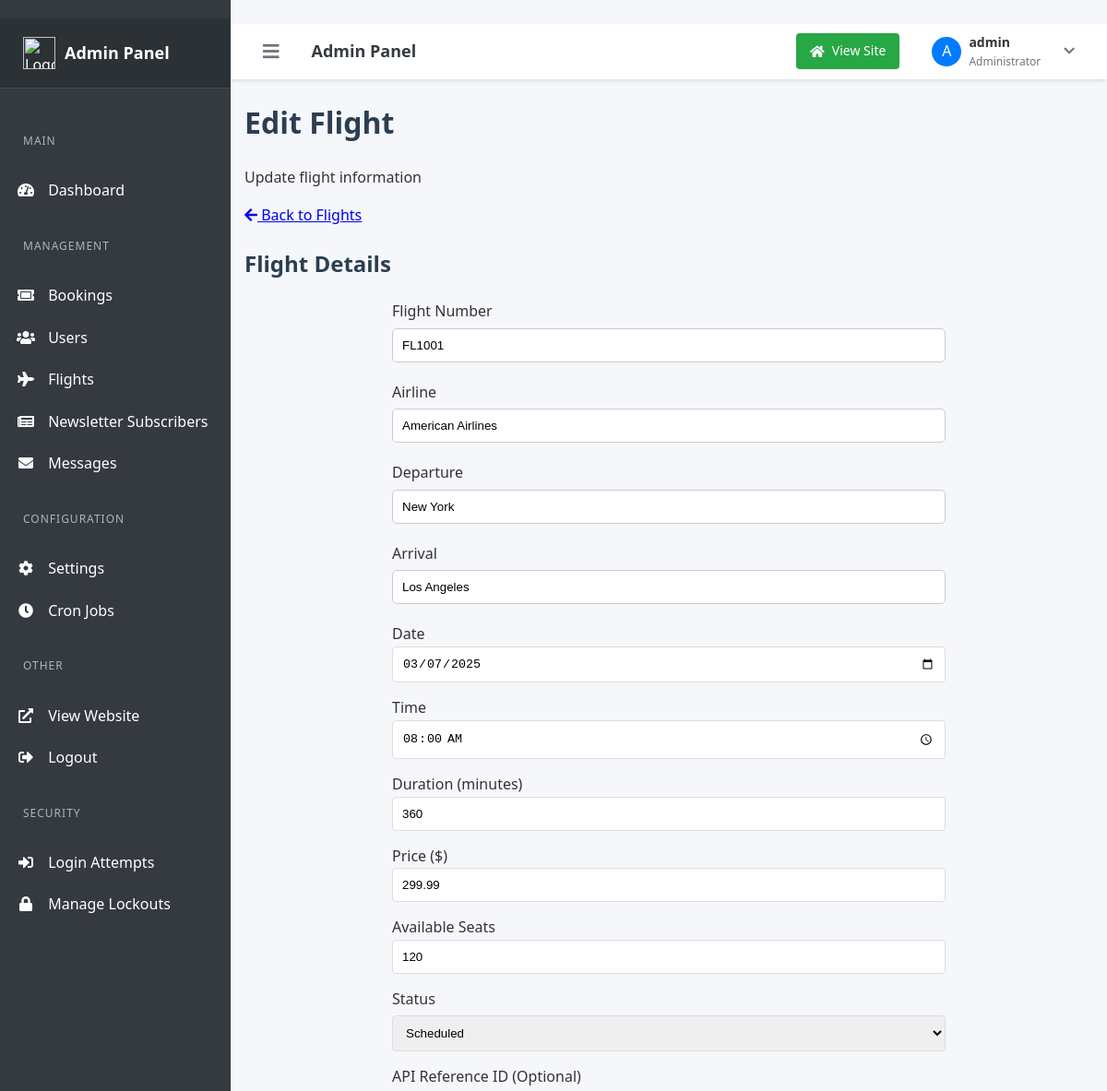
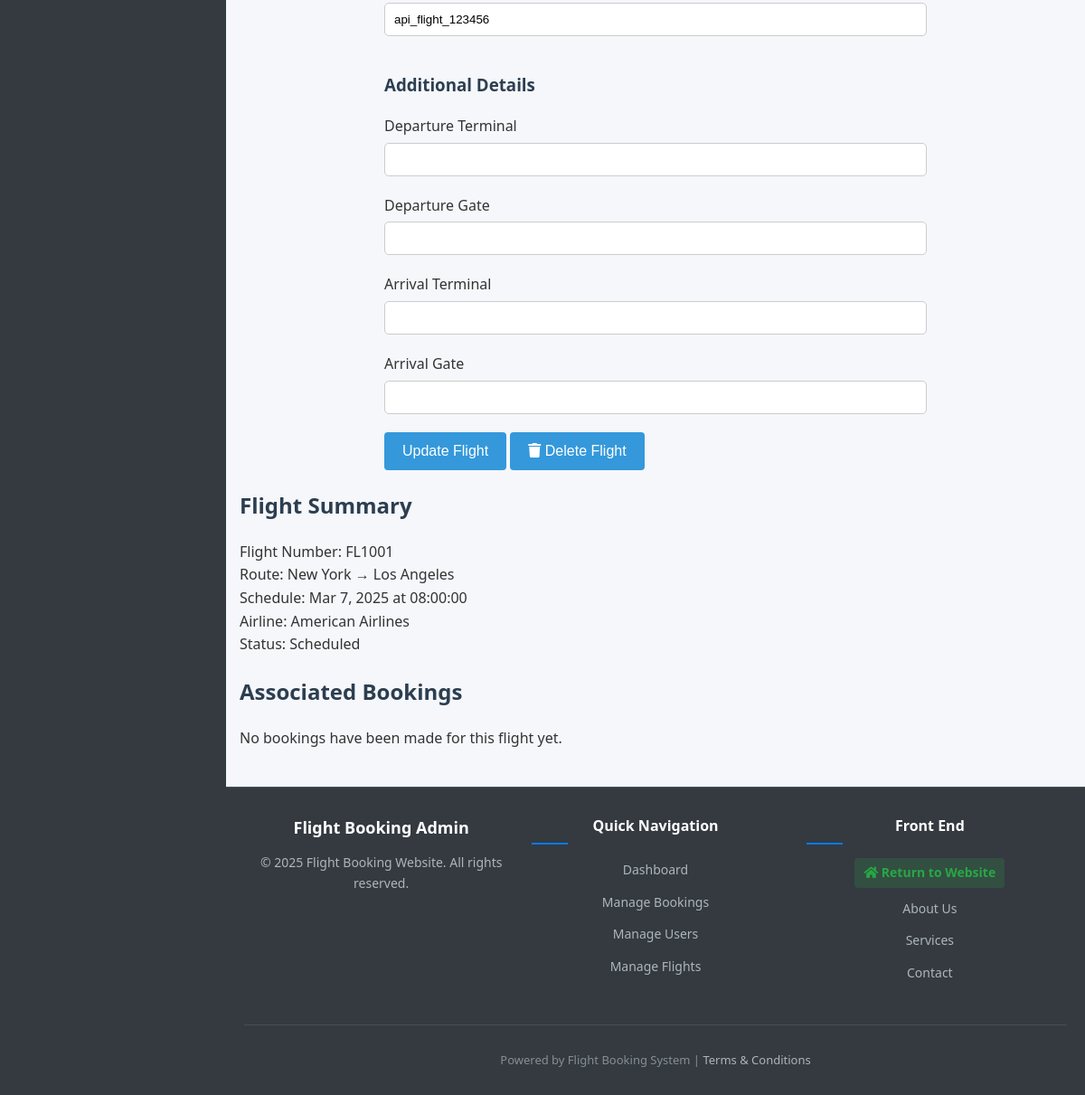
The page /admin/edit-flight.php?id=1 (signed in) on the database its author committed (2 pictures, top to bottom).
### tables this page shows
CREATE TABLE flights (
    id INT AUTO_INCREMENT PRIMARY KEY,
    flight_number VARCHAR(20) NOT NULL,
    flight_api VARCHAR(255) NULL COMMENT 'Flight ID from the API provider',
    departure VARCHAR(100) NOT NULL,
    arrival VARCHAR(100) NOT NULL,
    date DATE NOT NULL,
    time TIME NOT NULL,
    duration INT NOT NULL DEFAULT 0 COMMENT 'Duration in minutes',
    price DECIMAL(10, 2) NOT NULL,
    available_seats INT NOT NULL DEFAULT 100,
    airline VARCHAR(100) NULL,
    departure_gate VARCHAR(10) NULL,
    arrival_gate VARCHAR(10) NULL,
    departure_terminal VARCHAR(10) NULL,
    arrival_terminal VARCHAR(10) NULL,
    status VARCHAR(20) DEFAULT 'scheduled',
    created_at TIMESTAMP DEFAULT CURRENT_TIMESTAMP,
    updated_at TIMESTAMP DEFAULT CURRENT_TIMESTAMP ON UPDATE CURRENT_TIMESTAMP,
    UNIQUE KEY (flight_number, date)
);

### admin/edit-flight.php (the view, shortened to what the rows shown need)
<?php
require_once '../inc/db.php';
require_once '../classes/Flight.php';
$flightId = $_GET['id'] ?? null;
try {
    $stmt = $pdo->prepare("SELECT * FROM flights WHERE id = ?");
    $stmt->execute([$flightId]);
    $flight = $stmt->fetch(PDO::FETCH_ASSOC);
} catch (Exception $e) {
    $error = "Error: " . $e->getMessage();
}
include 'includes/header.php';
?>
<div class="container mx-auto px-4 py-6">
    <div class="mb-6 flex justify-between items-center">
        <div>
            <h1 class="text-2xl font-bold text-gray-800 mb-2">Edit Flight</h1>
        </div>
    </div>
    <div class="grid grid-cols-1 lg:grid-cols-3 gap-6">
        <div class="lg:col-span-2">
            <div class="bg-white rounded-lg shadow-md p-6 border border-gray-200">
                <h2 class="text-xl font-semibold text-gray-800 mb-4">Flight Details</h2>
                <form method="POST" action="">
                    <div class="grid grid-cols-1 md:grid-cols-2 gap-6 mb-6">
                        <div>
                            <label for="flight_number" class="block text-sm font-medium text-gray-700 mb-1">Flight Number</label>
                            <input type="text" id="flight_number" name="flight_number" value="<?= htmlspecialchars($flight['flight_number'] ?? '') ?>" required
                                class="w-full px-3 py-2 border border-gray-300 rounded-md focus:outline-none focus:ring-1 focus:ring-blue-500">
                        </div>
                        <div>
                            <label for="airline" class="block text-sm font-medium text-gray-700 mb-1">Airline</label>
                            <input type="text" id="airline" name="airline" value="<?= htmlspecialchars($flight['airline'] ?? '') ?>"
                                class="w-full px-3 py-2 border border-gray-300 rounded-md focus:outline-none focus:ring-1 focus:ring-blue-500" required>
                        </div>
                        <div>
                            <label for="departure" class="block text-sm font-medium text-gray-700 mb-1">Departure</label>
                            <input type="text" id="departure" name="departure" value="<?= htmlspecialchars($flight['departure'] ?? '') ?>" required
                                class="w-full px-3 py-2 border border-gray-300 rounded-md focus:outline-none focus:ring-1 focus:ring-blue-500">
                        </div>
                        <div>
                            <label for="arrival" class="block text-sm font-medium text-gray-700 mb-1">Arrival</label>
                            <input type="text" id="arrival" name="arrival" value="<?= htmlspecialchars($flight['arrival'] ?? '') ?>" required
                                class="w-full px-3 py-2 border border-gray-300 rounded-md focus:outline-none focus:ring-1 focus:ring-blue-500">
                        </div>
                        <div>
                            <label for="date" class="block text-sm font-medium text-gray-700 mb-1">Date</label>
                            <input type="date" id="date" name="date" value="<?= htmlspecialchars($flight['date'] ?? '') ?>" required
                                class="w-full px-3 py-2 border border-gray-300 rounded-md focus:outline-none focus:ring-1 focus:ring-blue-500">
                        </div>
                        <div>
                            <label for="time" class="block text-sm font-medium text-gray-700 mb-1">Time</label>
                            <input type="time" id="time" name="time" value="<?= htmlspecialchars($flight['time'] ?? '') ?>" required
                                class="w-full px-3 py-2 border border-gray-300 rounded-md focus:outline-none focus:ring-1 focus:ring-blue-500">
                        </div>
                        <div>
                            <label for="duration" class="block text-sm font-medium text-gray-700 mb-1">Duration (minutes)</label>
                            <input type="number" id="duration" name="duration" value="<?= htmlspecialchars($flight['duration'] ?? '0') ?>" min="0"
                                class="w-full px-3 py-2 border border-gray-300 rounded-md focus:outline-none focus:ring-1 focus:ring-blue-500">
                        </div>
                        <div>
                            <label for="price" class="block text-sm font-medium text-gray-700 mb-1">Price ($)</label>
                            <input type="number" id="price" name="price" value="<?= htmlspecialchars($flight['price'] ?? '0') ?>" step="0.01" min="0" required
                                class="w-full px-3 py-2 border border-gray-300 rounded-md focus:outline-none focus:ring-1 focus:ring-blue-500">
                        </div>
                        <div>
                            <label for="available_seats" class="block text-sm font-medium text-gray-700 mb-1">Available Seats</label>
                            <input type="number" id="available_seats" name="available_seats" value="<?= htmlspecialchars($flight['available_seats'] ?? '100') ?>" min="0"
                                class="w-full px-3 py-2 border border-gray-300 rounded-md focus:outline-none focus:ring-1 focus:ring-blue-500">
                        </div>
                        <div>
                            <label for="status" class="block text-sm font-medium text-gray-700 mb-1">Status</label>
                            <select id="status" name="status" class="w-full px-3 py-2 border border-gray-300 rounded-md focus:outline-none focus:ring-1 focus:ring-blue-500">
                                <option value="scheduled" <?= ($flight['status'] ?? '') === 'scheduled' ? 'selected' : '' ?>>Scheduled</option>
                            </select>
                        </div>
                        <div>
                            <label for="flight_api" class="block text-sm font-medium text-gray-700 mb-1">API Reference ID (Optional)</label>
                            <input type="text" id="flight_api" name="flight_api" value="<?= htmlspecialchars($flight['flight_api'] ?? '') ?>"
                                class="w-full px-3 py-2 border border-gray-300 rounded-md focus:outline-none focus:ring-1 focus:ring-blue-500">
                        </div>
                    </div>
                </form>
            </div>
        </div>
        <div class="bg-white rounded-lg shadow-md p-6 border border-gray-200">
            <h2 class="text-xl font-semibold text-gray-800 mb-4">Flight Summary</h2>
            <div class="space-y-4">
                <div class="flex justify-between">
                    <span class="text-gray-600 font-medium">Flight Number:</span>
                    <span class="font-semibold"><?= htmlspecialchars($flight['flight_number'] ?? 'N/A') ?></span>
                </div>
                <div class="flex justify-between">
                    <span class="text-gray-600 font-medium">Route:</span>
                    <span><?= htmlspecialchars($flight['departure'] ?? 'N/A') ?> → <?= htmlspecialchars($flight['arrival'] ?? 'N/A') ?></span>
                </div>
                <div class="flex justify-between">
                    <span class="text-gray-600 font-medium">Schedule:</span>
                    <span><?= isset($flight['date']) ? date('M j, Y', strtotime($flight['date'])) : 'N/A' ?> at <?= htmlspecialchars($flight['time'] ?? 'N/A') ?></span>
                </div>
                <div class="flex justify-between">
                    <span class="text-gray-600 font-medium">Airline:</span>
                    <span><?= htmlspecialchars($flight['airline'] ?? 'N/A') ?></span>
                </div>
                <div class="flex justify-between">
                    <span class="text-gray-600 font-medium">Status:</span>
                    <span class="px-2 py-1 text-xs rounded-full
                        <?php if (($flight['status'] ?? '') === 'scheduled'): ?>
                            bg-green-100 text-green-800
                        <?php elseif (($flight['status'] ?? '') === 'delayed'): ?>
                            bg-yellow-100 text-yellow-800
                        <?php elseif (($flight['status'] ?? '') === 'cancelled'): ?>
                            bg-red-100 text-red-800
                        <?php else: ?>
                            bg-gray-100 text-gray-800
                        <?php endif; ?>">
                        <?= ucfirst(htmlspecialchars($flight['status'] ?? 'N/A')) ?>
                    </span>
                </div>
            </div>
        </div>
    </div>
    <div class="mt-8 bg-white rounded-lg shadow-md p-6 border border-gray-200">
        <h2 class="text-lg font-semibold text-gray-800 mb-4">Associated Bookings</h2>
    </div>
</div>
<?php include 'includes/footer.php'; ?>

### rows shown on the page
flights: flight_number "FL1001", airline "American Airlines", departure "New York", arrival "Los Angeles", date "03/07/2025", time "08:00:00", duration "360", price "299.99", available_seats "120", status "Scheduled", flight_api "api_flight_123456", date "Mar 7, 2025"

### other values the page prints
$firstLetter "A"
$_SESSION['username'] "admin"
